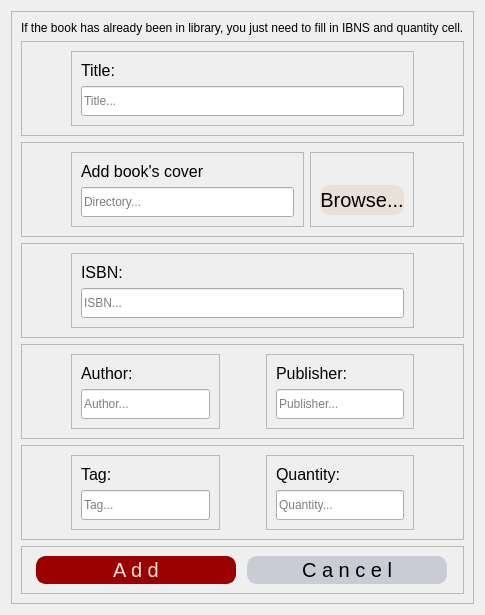
            <widget class="QWidget" name="Add">
             <layout class="QVBoxLayout" name="verticalLayout_91">
              <item>
               <widget class="QFrame" name="frame_21">
                <property name="frameShape">
                 <enum>QFrame::StyledPanel</enum>
                </property>
                <property name="frameShadow">
                 <enum>QFrame::Raised</enum>
                </property>
                <layout class="QVBoxLayout" name="verticalLayout_88">
                 <item alignment="Qt::AlignHCenter">
                  <widget class="QLabel" name="label_34">
                   <property name="font">
                    <font>
                     <pointsize>9</pointsize>
                    </font>
                   </property>
                   <property name="text">
                    <string>If the book has already been in library, you just need to fill in IBNS and quantity cell.</string>
                   </property>
                  </widget>
                 </item>
                 <item>
                  <widget class="QFrame" name="frame_27">
                   <property name="frameShape">
                    <enum>QFrame::StyledPanel</enum>
                   </property>
                   <property name="frameShadow">
                    <enum>QFrame::Raised</enum>
                   </property>
                   <layout class="QHBoxLayout" name="horizontalLayout_25">
                    <item>
                     <spacer name="horizontalSpacer_8">
                      <property name="orientation">
                       <enum>Qt::Horizontal</enum>
                      </property>
                      <property name="sizeType">
                       <enum>QSizePolicy::Minimum</enum>
                      </property>
                      <property name="sizeHint" stdset="0">
                       <size>
                        <width>40</width>
                        <height>20</height>
                       </size>
                      </property>
                     </spacer>
                    </item>
                    <item>
                     <widget class="QFrame" name="frame_23">
                      <property name="styleSheet">
                       <string notr="true"/>
                      </property>
                      <property name="frameShape">
                       <enum>QFrame::StyledPanel</enum>
                      </property>
                      <property name="frameShadow">
                       <enum>QFrame::Raised</enum>
                      </property>
                      <layout class="QVBoxLayout" name="verticalLayout_32">
                       <item>
                        <widget class="QLabel" name="label_36">
                         <property name="font">
                          <font>
                           <pointsize>12</pointsize>
                          </font>
                         </property>
                         <property name="text">
                          <string>Title:</string>
                         </property>
                        </widget>
                       </item>
                       <item>
                        <widget class="QLineEdit" name="addTitle">
                         <property name="minimumSize">
                          <size>
                           <width>30</width>
                           <height>30</height>
                          </size>
                         </property>
                         <property name="maximumSize">
                          <size>
                           <width>2000</width>
                           <height>16777215</height>
                          </size>
                         </property>
                         <property name="placeholderText">
                          <string notr="true">Title...</string>
                         </property>
                        </widget>
                       </item>
                      </layout>
                     </widget>
                    </item>
                    <item>
                     <spacer name="horizontalSpacer_9">
                      <property name="orientation">
                       <enum>Qt::Horizontal</enum>
                      </property>
                      <property name="sizeType">
                       <enum>QSizePolicy::Minimum</enum>
                      </property>
                      <property name="sizeHint" stdset="0">
                       <size>
                        <width>40</width>
                        <height>20</height>
                       </size>
                      </property>
                     </spacer>
                    </item>
                   </layout>
                  </widget>
                 </item>
                 <item>
                  <widget class="QFrame" name="frame_87">
                   <property name="frameShape">
                    <enum>QFrame::StyledPanel</enum>
                   </property>
                   <property name="frameShadow">
                    <enum>QFrame::Raised</enum>
                   </property>
                   <layout class="QHBoxLayout" name="horizontalLayout_58">
                    <item>
                     <spacer name="horizontalSpacer_37">
                      <property name="orientation">
                       <enum>Qt::Horizontal</enum>
                      </property>
                      <property name="sizeType">
                       <enum>QSizePolicy::Minimum</enum>
                      </property>
                      <property name="sizeHint" stdset="0">
                       <size>
                        <width>40</width>
                        <height>20</height>
                       </size>
                      </property>
                     </spacer>
                    </item>
                    <item>
                     <widget class="QFrame" name="frame_88">
                      <property name="styleSheet">
                       <string notr="true"/>
                      </property>
                      <property name="frameShape">
                       <enum>QFrame::StyledPanel</enum>
                      </property>
                      <property name="frameShadow">
                       <enum>QFrame::Raised</enum>
                      </property>
                      <layout class="QVBoxLayout" name="verticalLayout_38">
                       <item>
                        <widget class="QLabel" name="label_91">
                         <property name="font">
                          <font>
                           <pointsize>12</pointsize>
                          </font>
                         </property>
                         <property name="text">
                          <string>Add book's cover</string>
                         </property>
                        </widget>
                       </item>
                       <item>
                        <widget class="QLineEdit" name="addDirectory">
                         <property name="minimumSize">
                          <size>
                           <width>30</width>
                           <height>30</height>
                          </size>
                         </property>
                         <property name="maximumSize">
                          <size>
                           <width>2000</width>
                           <height>16777215</height>
                          </size>
                         </property>
                         <property name="placeholderText">
                          <string notr="true">Directory...</string>
                         </property>
                        </widget>
                       </item>
                      </layout>
                     </widget>
                    </item>
                    <item>
                     <widget class="QFrame" name="frame_89">
                      <property name="frameShape">
                       <enum>QFrame::StyledPanel</enum>
                      </property>
                      <property name="frameShadow">
                       <enum>QFrame::Raised</enum>
                      </property>
                      <layout class="QVBoxLayout" name="verticalLayout_89">
                       <item>
                        <spacer name="verticalSpacer_6">
                         <property name="orientation">
                          <enum>Qt::Vertical</enum>
                         </property>
                         <property name="sizeType">
                          <enum>QSizePolicy::Minimum</enum>
                         </property>
                         <property name="sizeHint" stdset="0">
                          <size>
                           <width>20</width>
                           <height>22</height>
                          </size>
                         </property>
                        </spacer>
                       </item>
                       <item>
                        <widget class="QPushButton" name="add_directory_btn">
                         <property name="minimumSize">
                          <size>
                           <width>0</width>
                           <height>0</height>
                          </size>
                         </property>
                         <property name="maximumSize">
                          <size>
                           <width>200</width>
                           <height>30</height>
                          </size>
                         </property>
                         <property name="font">
                          <font>
                           <pointsize>15</pointsize>
                           <weight>50</weight>
                           <bold>false</bold>
                          </font>
                         </property>
                         <property name="styleSheet">
                          <string notr="true">QPushButton{
color:  #000;
background-color: #E8E1D9;
border-radius: 10px;
border: solid 1px  #FFF3E4;
}

QPushButton:hover{
background-color: #FFF7E0;
cursor: pointer;
}</string>
                         </property>
                         <property name="text">
                          <string>Browse...</string>
                         </property>
                        </widget>
                       </item>
                      </layout>
                     </widget>
                    </item>
                    <item>
                     <spacer name="horizontalSpacer_38">
                      <property name="orientation">
                       <enum>Qt::Horizontal</enum>
                      </property>
                      <property name="sizeType">
                       <enum>QSizePolicy::Minimum</enum>
                      </property>
                      <property name="sizeHint" stdset="0">
                       <size>
                        <width>40</width>
                        <height>20</height>
                       </size>
                      </property>
                     </spacer>
                    </item>
                   </layout>
                  </widget>
                 </item>
                 <item>
                  <widget class="QFrame" name="frame_29">
                   <property name="frameShape">
                    <enum>QFrame::StyledPanel</enum>
                   </property>
                   <property name="frameShadow">
                    <enum>QFrame::Raised</enum>
                   </property>
                   <layout class="QHBoxLayout" name="horizontalLayout_27">
                    <item>
                     <spacer name="horizontalSpacer_10">
                      <property name="orientation">
                       <enum>Qt::Horizontal</enum>
                      </property>
                      <property name="sizeType">
                       <enum>QSizePolicy::Minimum</enum>
                      </property>
                      <property name="sizeHint" stdset="0">
                       <size>
                        <width>40</width>
                        <height>20</height>
                       </size>
                      </property>
                     </spacer>
                    </item>
                    <item>
                     <widget class="QFrame" name="frame_24">
                      <property name="minimumSize">
                       <size>
                        <width>200</width>
                        <height>0</height>
                       </size>
                      </property>
                      <property name="frameShape">
                       <enum>QFrame::StyledPanel</enum>
                      </property>
                      <property name="frameShadow">
                       <enum>QFrame::Raised</enum>
                      </property>
                      <layout class="QVBoxLayout" name="verticalLayout_33">
                       <item>
                        <widget class="QLabel" name="label_38">
                         <property name="sizePolicy">
                          <sizepolicy hsizetype="Preferred" vsizetype="Preferred">
                           <horstretch>0</horstretch>
                           <verstretch>0</verstretch>
                          </sizepolicy>
                         </property>
                         <property name="font">
                          <font>
                           <pointsize>12</pointsize>
                          </font>
                         </property>
                         <property name="text">
                          <string>ISBN:</string>
                         </property>
                        </widget>
                       </item>
                       <item>
                        <widget class="QLineEdit" name="addISBN">
                         <property name="minimumSize">
                          <size>
                           <width>30</width>
                           <height>30</height>
                          </size>
                         </property>
                         <property name="maximumSize">
                          <size>
                           <width>2000</width>
                           <height>16777215</height>
                          </size>
                         </property>
                         <property name="placeholderText">
                          <string notr="true">ISBN...</string>
                         </property>
                        </widget>
                       </item>
                      </layout>
                     </widget>
                    </item>
                    <item>
                     <spacer name="horizontalSpacer_11">
                      <property name="orientation">
                       <enum>Qt::Horizontal</enum>
                      </property>
                      <property name="sizeType">
                       <enum>QSizePolicy::Minimum</enum>
                      </property>
                      <property name="sizeHint" stdset="0">
                       <size>
                        <width>40</width>
                        <height>20</height>
                       </size>
                      </property>
                     </spacer>
                    </item>
                   </layout>
                  </widget>
                 </item>
                 <item>
                  <widget class="QFrame" name="frame_22">
                   <property name="frameShape">
                    <enum>QFrame::StyledPanel</enum>
                   </property>
                   <property name="frameShadow">
                    <enum>QFrame::Raised</enum>
                   </property>
                   <layout class="QHBoxLayout" name="horizontalLayout_26">
                    <item>
                     <spacer name="horizontalSpacer_5">
                      <property name="orientation">
                       <enum>Qt::Horizontal</enum>
                      </property>
                      <property name="sizeType">
                       <enum>QSizePolicy::Minimum</enum>
                      </property>
                      <property name="sizeHint" stdset="0">
                       <size>
                        <width>40</width>
                        <height>20</height>
                       </size>
                      </property>
                     </spacer>
                    </item>
                    <item>
                     <widget class="QFrame" name="frame_25">
                      <property name="frameShape">
                       <enum>QFrame::StyledPanel</enum>
                      </property>
                      <property name="frameShadow">
                       <enum>QFrame::Raised</enum>
                      </property>
                      <layout class="QVBoxLayout" name="verticalLayout_34">
                       <item>
                        <widget class="QLabel" name="label_35">
                         <property name="font">
                          <font>
                           <pointsize>12</pointsize>
                          </font>
                         </property>
                         <property name="text">
                          <string>Author:</string>
                         </property>
                        </widget>
                       </item>
                       <item>
                        <widget class="QLineEdit" name="addAuthor">
                         <property name="minimumSize">
                          <size>
                           <width>30</width>
                           <height>30</height>
                          </size>
                         </property>
                         <property name="maximumSize">
                          <size>
                           <width>2000</width>
                           <height>16777215</height>
                          </size>
                         </property>
                         <property name="placeholderText">
                          <string notr="true">Author...</string>
                         </property>
                        </widget>
                       </item>
                      </layout>
                     </widget>
                    </item>
                    <item>
                     <spacer name="horizontalSpacer_7">
                      <property name="orientation">
                       <enum>Qt::Horizontal</enum>
                      </property>
                      <property name="sizeType">
                       <enum>QSizePolicy::Minimum</enum>
                      </property>
                      <property name="sizeHint" stdset="0">
                       <size>
                        <width>40</width>
                        <height>20</height>
                       </size>
                      </property>
                     </spacer>
                    </item>
                    <item>
                     <widget class="QFrame" name="frame_26">
                      <property name="frameShape">
                       <enum>QFrame::StyledPanel</enum>
                      </property>
                      <property name="frameShadow">
                       <enum>QFrame::Raised</enum>
                      </property>
                      <layout class="QVBoxLayout" name="verticalLayout_35">
                       <item>
                        <widget class="QLabel" name="label_39">
                         <property name="font">
                          <font>
                           <pointsize>12</pointsize>
                          </font>
                         </property>
                         <property name="text">
                          <string>Publisher:</string>
                         </property>
                        </widget>
                       </item>
                       <item>
                        <widget class="QLineEdit" name="addPublisher">
                         <property name="minimumSize">
                          <size>
                           <width>30</width>
                           <height>30</height>
                          </size>
                         </property>
                         <property name="maximumSize">
                          <size>
                           <width>2000</width>
                           <height>16777215</height>
                          </size>
                         </property>
                         <property name="placeholderText">
                          <string notr="true">Publisher...</string>
                         </property>
                        </widget>
                       </item>
                      </layout>
                     </widget>
                    </item>
                    <item>
                     <spacer name="horizontalSpacer_6">
                      <property name="orientation">
                       <enum>Qt::Horizontal</enum>
                      </property>
                      <property name="sizeType">
                       <enum>QSizePolicy::Minimum</enum>
                      </property>
                      <property name="sizeHint" stdset="0">
                       <size>
                        <width>40</width>
                        <height>20</height>
                       </size>
                      </property>
                     </spacer>
                    </item>
                   </layout>
                  </widget>
                 </item>
                 <item>
                  <widget class="QFrame" name="frame_30">
                   <property name="frameShape">
                    <enum>QFrame::StyledPanel</enum>
                   </property>
                   <property name="frameShadow">
                    <enum>QFrame::Raised</enum>
                   </property>
                   <layout class="QHBoxLayout" name="horizontalLayout_28">
                    <item>
                     <spacer name="horizontalSpacer_12">
                      <property name="orientation">
                       <enum>Qt::Horizontal</enum>
                      </property>
                      <property name="sizeType">
                       <enum>QSizePolicy::Minimum</enum>
                      </property>
                      <property name="sizeHint" stdset="0">
                       <size>
                        <width>40</width>
                        <height>20</height>
                       </size>
                      </property>
                     </spacer>
                    </item>
                    <item>
                     <widget class="QFrame" name="frame_28">
                      <property name="frameShape">
                       <enum>QFrame::StyledPanel</enum>
                      </property>
                      <property name="frameShadow">
                       <enum>QFrame::Raised</enum>
                      </property>
                      <layout class="QVBoxLayout" name="verticalLayout_36">
                       <item>
                        <widget class="QLabel" name="label_40">
                         <property name="sizePolicy">
                          <sizepolicy hsizetype="Preferred" vsizetype="Preferred">
                           <horstretch>0</horstretch>
                           <verstretch>0</verstretch>
                          </sizepolicy>
                         </property>
                         <property name="font">
                          <font>
                           <pointsize>12</pointsize>
                          </font>
                         </property>
                         <property name="text">
                          <string>Tag:</string>
                         </property>
                        </widget>
                       </item>
                       <item>
                        <widget class="QLineEdit" name="addTag">
                         <property name="minimumSize">
                          <size>
                           <width>30</width>
                           <height>30</height>
                          </size>
                         </property>
                         <property name="maximumSize">
                          <size>
                           <width>2000</width>
                           <height>16777215</height>
                          </size>
                         </property>
                         <property name="placeholderText">
                          <string notr="true">Tag...</string>
                         </property>
                        </widget>
                       </item>
                      </layout>
                     </widget>
                    </item>
                    <item>
                     <spacer name="horizontalSpacer_14">
                      <property name="orientation">
                       <enum>Qt::Horizontal</enum>
                      </property>
                      <property name="sizeType">
                       <enum>QSizePolicy::Minimum</enum>
                      </property>
                      <property name="sizeHint" stdset="0">
                       <size>
                        <width>40</width>
                        <height>20</height>
                       </size>
                      </property>
                     </spacer>
                    </item>
                    <item>
                     <widget class="QFrame" name="frame_32">
                      <property name="frameShape">
                       <enum>QFrame::StyledPanel</enum>
                      </property>
                      <property name="frameShadow">
                       <enum>QFrame::Raised</enum>
                      </property>
                      <layout class="QVBoxLayout" name="verticalLayout_90">
                       <item>
                        <widget class="QLabel" name="label_41">
                         <property name="sizePolicy">
                          <sizepolicy hsizetype="Preferred" vsizetype="Preferred">
                           <horstretch>0</horstretch>
                           <verstretch>0</verstretch>
                          </sizepolicy>
                         </property>
                         <property name="font">
                          <font>
                           <pointsize>12</pointsize>
                          </font>
                         </property>
                         <property name="text">
                          <string>Quantity:</string>
                         </property>
                        </widget>
                       </item>
                       <item>
                        <widget class="QLineEdit" name="addQuantity">
                         <property name="minimumSize">
                          <size>
                           <width>30</width>
                           <height>30</height>
                          </size>
                         </property>
                         <property name="maximumSize">
                          <size>
                           <width>2000</width>
                           <height>16777215</height>
                          </size>
                         </property>
                         <property name="placeholderText">
                          <string notr="true">Quantity...</string>
                         </property>
                        </widget>
                       </item>
                      </layout>
                     </widget>
                    </item>
                    <item>
                     <spacer name="horizontalSpacer_13">
                      <property name="orientation">
                       <enum>Qt::Horizontal</enum>
                      </property>
                      <property name="sizeType">
                       <enum>QSizePolicy::Minimum</enum>
                      </property>
                      <property name="sizeHint" stdset="0">
                       <size>
                        <width>40</width>
                        <height>20</height>
                       </size>
                      </property>
                     </spacer>
                    </item>
                   </layout>
                  </widget>
                 </item>
                 <item>
                  <widget class="QFrame" name="frame_31">
                   <property name="frameShape">
                    <enum>QFrame::StyledPanel</enum>
                   </property>
                   <property name="frameShadow">
                    <enum>QFrame::Raised</enum>
                   </property>
                   <layout class="QHBoxLayout" name="horizontalLayout_24">
                    <item>
                     <widget class="QPushButton" name="add_book_btn">
                      <property name="minimumSize">
                       <size>
                        <width>150</width>
                        <height>0</height>
                       </size>
                      </property>
                      <property name="maximumSize">
                       <size>
                        <width>200</width>
                        <height>50</height>
                       </size>
                      </property>
                      <property name="font">
                       <font>
                        <pointsize>15</pointsize>
                        <weight>50</weight>
                        <bold>false</bold>
                       </font>
                      </property>
                      <property name="styleSheet">
                       <string notr="true">QPushButton{
color:  #F9DFDC;
background-color: #9B0000;
border-radius: 10px;
border: 2px solid  #9B0000;
}

QPushButton:hover{
background-color: #CD1818;
cursor: pointer;
}</string>
                      </property>
                      <property name="text">
                       <string>A d d</string>
                      </property>
                     </widget>
                    </item>
                    <item>
                     <widget class="QPushButton" name="cancel_add_book_btn">
                      <property name="minimumSize">
                       <size>
                        <width>150</width>
                        <height>0</height>
                       </size>
                      </property>
                      <property name="maximumSize">
                       <size>
                        <width>200</width>
                        <height>50</height>
                       </size>
                      </property>
                      <property name="font">
                       <font>
                        <pointsize>15</pointsize>
                        <weight>50</weight>
                        <bold>false</bold>
                       </font>
                      </property>
                      <property name="styleSheet">
                       <string notr="true">QPushButton{
color: black;
background-color: #C9CCD5;
border-radius: 10px;
border: 2px solid  #C9CCD5;
}

QPushButton:hover{
background-color: #DDDDDD;
cursor: pointer;
}</string>
                      </property>
                      <property name="text">
                       <string>C a n c e l</string>
                      </property>
                     </widget>
                    </item>
                   </layout>
                  </widget>
                 </item>
                </layout>
               </widget>
              </item>
             </layout>
            </widget>
